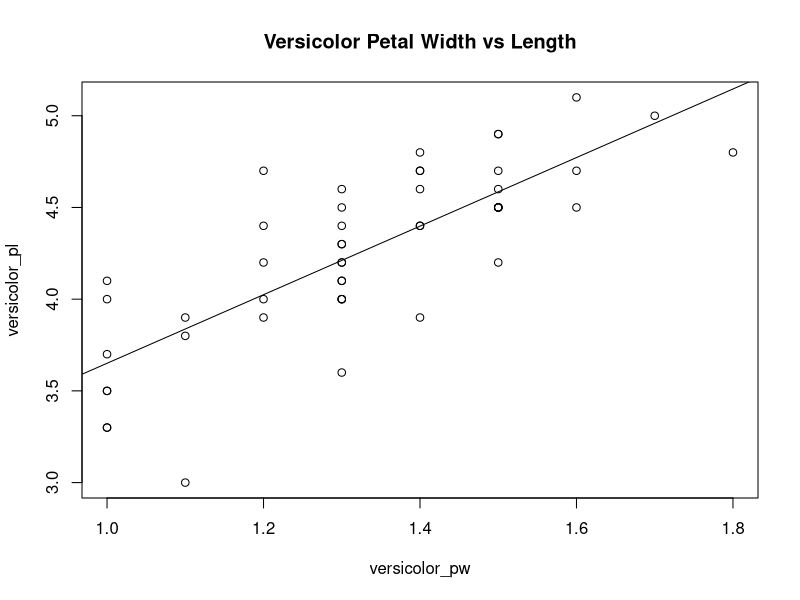
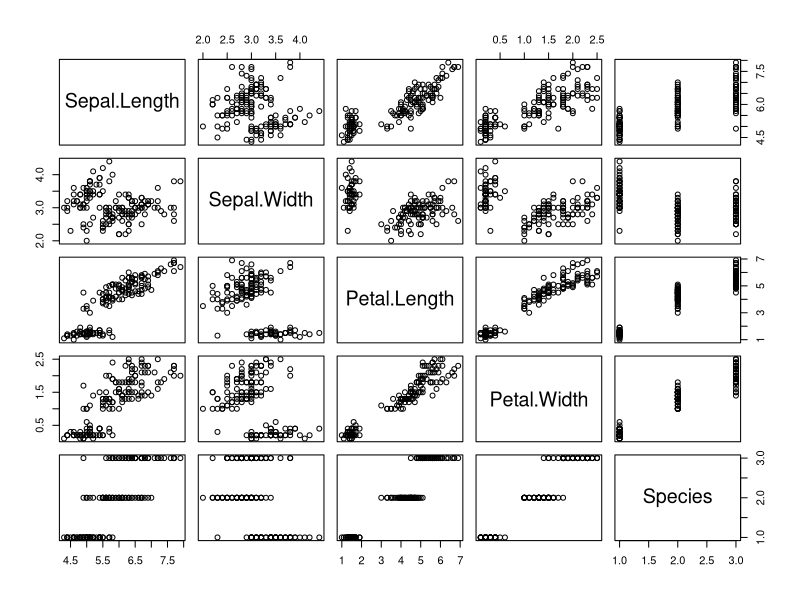
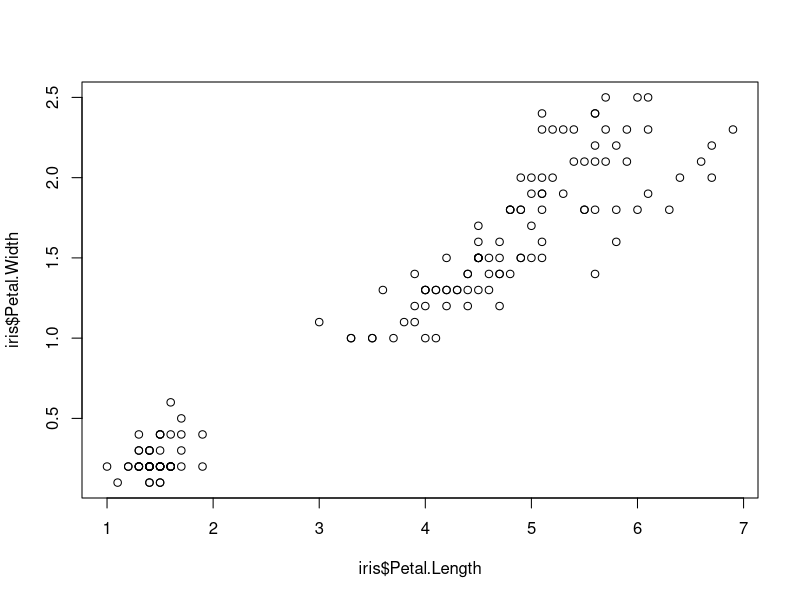
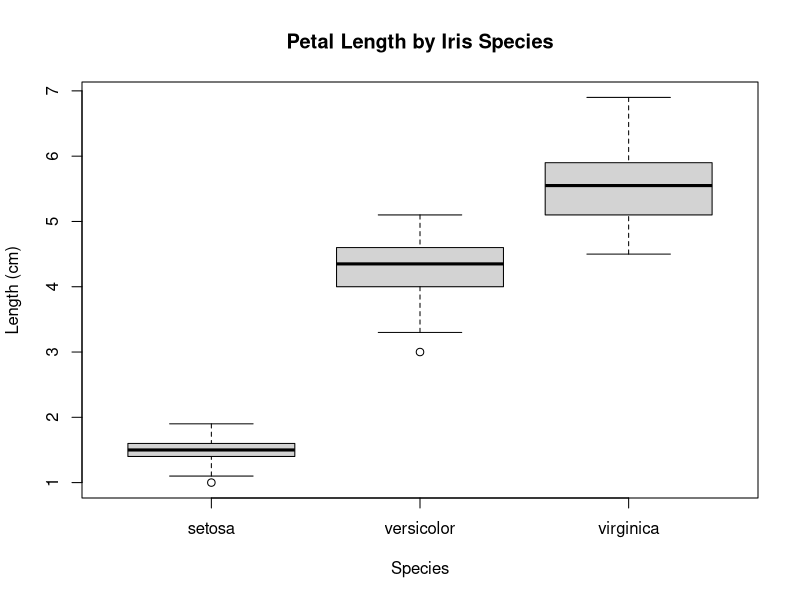
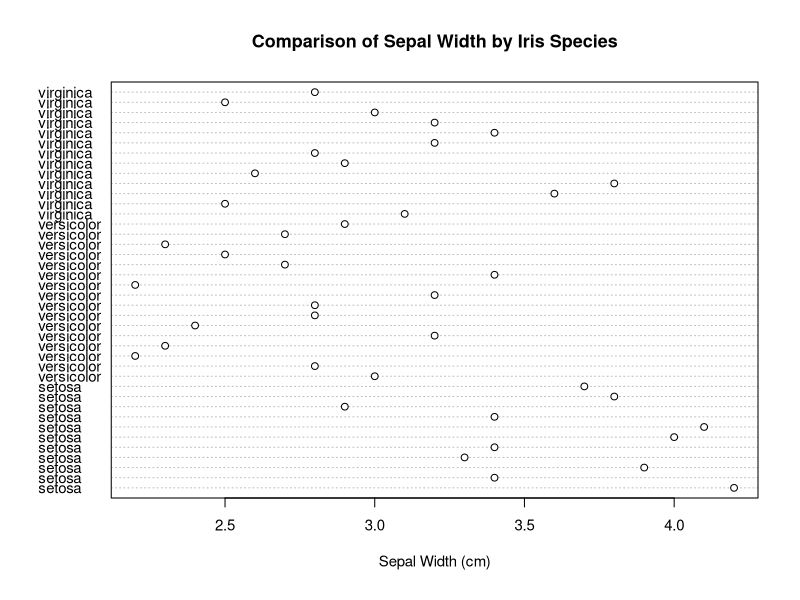
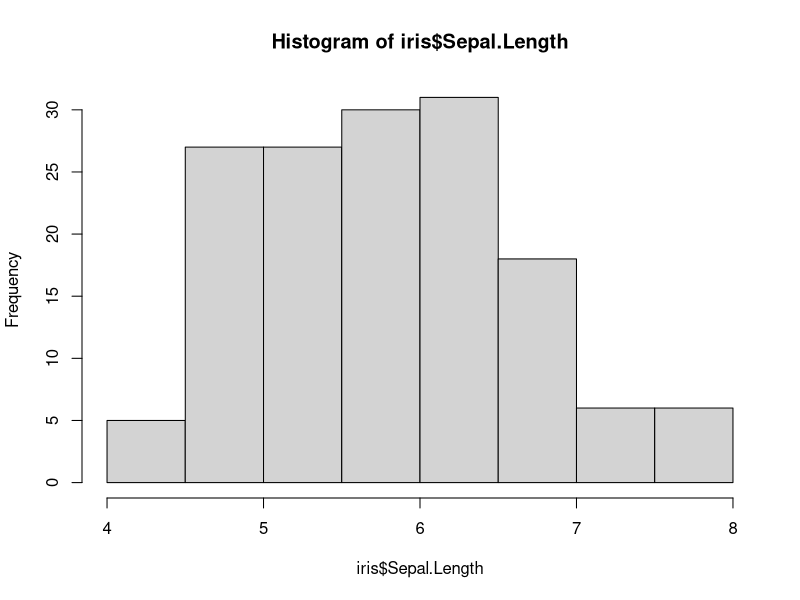
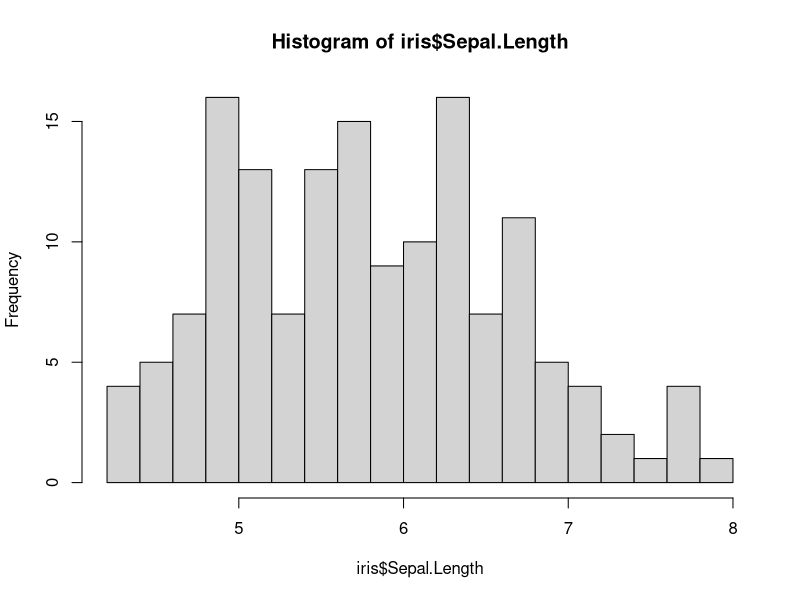
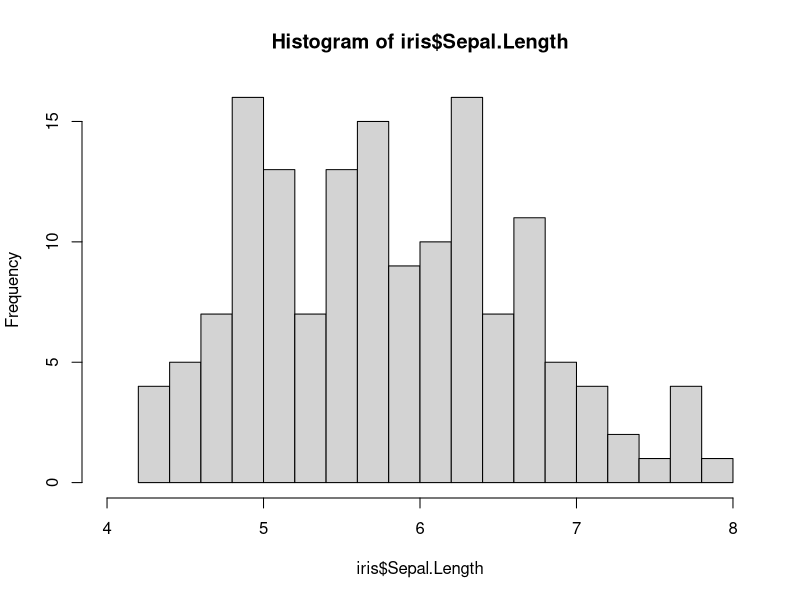

These charts were generated, in order, by the following R code:
###################################
### Part 3: Plotting Data ###
###################################
##
#

# Let's analyze just the petal widths of the versicolor species in 'iris'.

# We can create a new data frame by extracting a subet of all versicolor records,...
versicolor <- iris[iris$Species == 'versicolor',]
versicolor

# ...then create a numeric vector of versicolor petal widths, or...
versicolor_pw <- versicolor$Petal.Width
versicolor_pw

# ...do the same thing all in one line
versicolor_pw <- iris[iris$Species == 'versicolor', 'Petal.Width']
versicolor_pw

# As with most programming languages, there is usually more than one way to do things in R.
# Keep this in mind as you are learning the language.

### Calculating simple statistics ###

# Before we create any plots, let's get some simple statistics on the pedal widths of versicolor:
  
mean(versicolor_pw)
median(versicolor_pw)
var(versicolor_pw)
sd(versicolor_pw)

# We can also look at the correlation between versicolor's petal width and it's petal length.
# First let's create a vector for versicolor's petal lengths.
versicolor_pl <- iris[iris$Species == 'versicolor', 'Petal.Length']
versicolor_pl

# By default, cor() uses the Pearson method. Values range from -1 to 1. Does petal width have a correlation with petal length?
cor(versicolor_pw,versicolor_pl)


### Plotting Data ###

## Scatterplot ##

# Let's plot the versicolor petal lengths and widths
plot(versicolor_pw,versicolor_pl)

# Add a regression line
abline(lm(versicolor_pl~versicolor_pw))

# Change the title
title("Versicolor Petal Width vs Length")

# What happens if we plot the whole 'iris' data set?
plot(iris)

# Calling plot() on the whole data set makes a scatterplot matrix that plots every variable
# against every other variable. What if we just want to look at one of these scatterplots?
plot(iris$Petal.Length, iris$Petal.Width)

## Boxplot ##

# Boxplot of petal length by species 
boxplot(Petal.Length~Species, data = iris, main="Petal Length by Iris Species",
        ylab="Length (cm)")

## Dot Plot ##

# Take a random sample of size 40 from the iris dataset, sampling without replacement
iris_ran_subset <- iris[sample(1:nrow(iris), 40, replace=FALSE),]

# Sort the rows so that all of the same species are together
iris_ran_subset_sorted <- iris_ran_subset[order(iris_ran_subset$Species),]

dotchart(iris_ran_subset_sorted$Sepal.Width,labels=iris_ran_subset_sorted$Species,cex=.9,
         main="Comparison of Sepal Width by Iris Species", 
         xlab="Sepal Width (cm)")

## Histogram ##

# We can also make a histogram that describes the distribution of sepal length values:
hist(iris$Sepal.Length)

# Let's give the histogram more detail by increasing the number of bins. This is done with the *breaks* argument:

hist(iris$Sepal.Length, breaks = 15)

# Hmm...the x axis is a little off. Let's adjust it with the 'xlim' argument:
  
hist(iris$Sepal.Length, breaks = 25, xlim = c(4, 8))


#######################
# Complete Exercise 5 #
#######################


# On a side note...remember when we introduced lists earlier? A common use of lists is to
# gather different types of R objects in one container. Many functions, including hist(),
# return a list of different values. Each attribute of the returned histogram correlates
# to a specific component of the list. For example, if we assign the output of
# hist(iris$Sepal.Length) to a variable, we can capture the returned list:
  
sepal_hist <- hist(iris$Sepal.Length)
sepal_hist

# There are many other built-in data sets in R. To see a list...

data()

# You can also download .csv and .doc file versions here: *<https://vincentarelbundock.github.io/Rdatasets/datasets.html>*. We look at an example of this in the next section.
